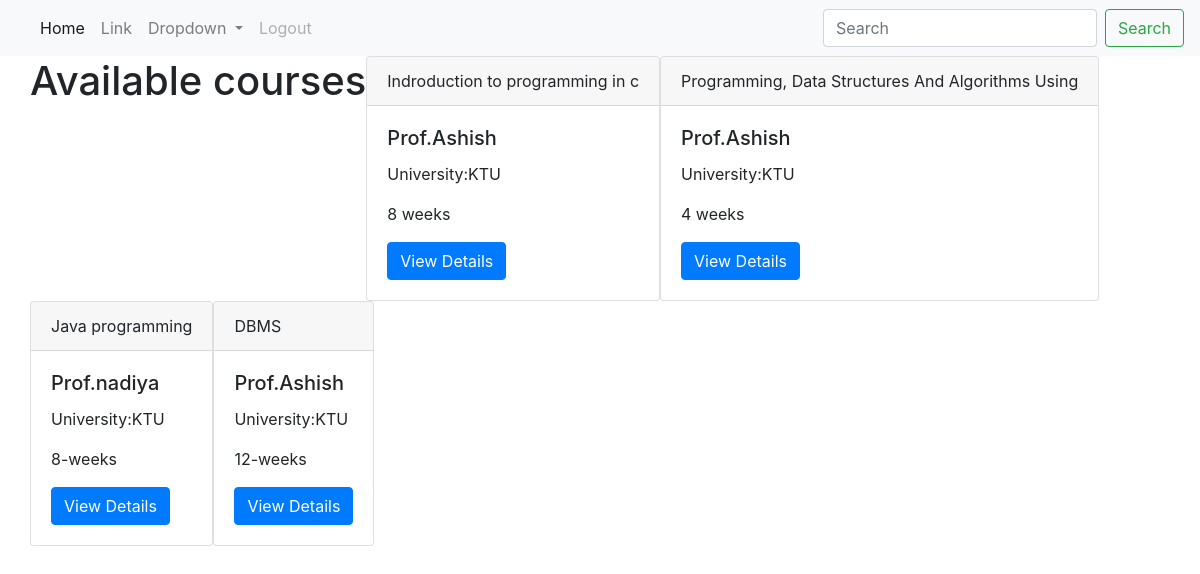
The app's page /home, older data.
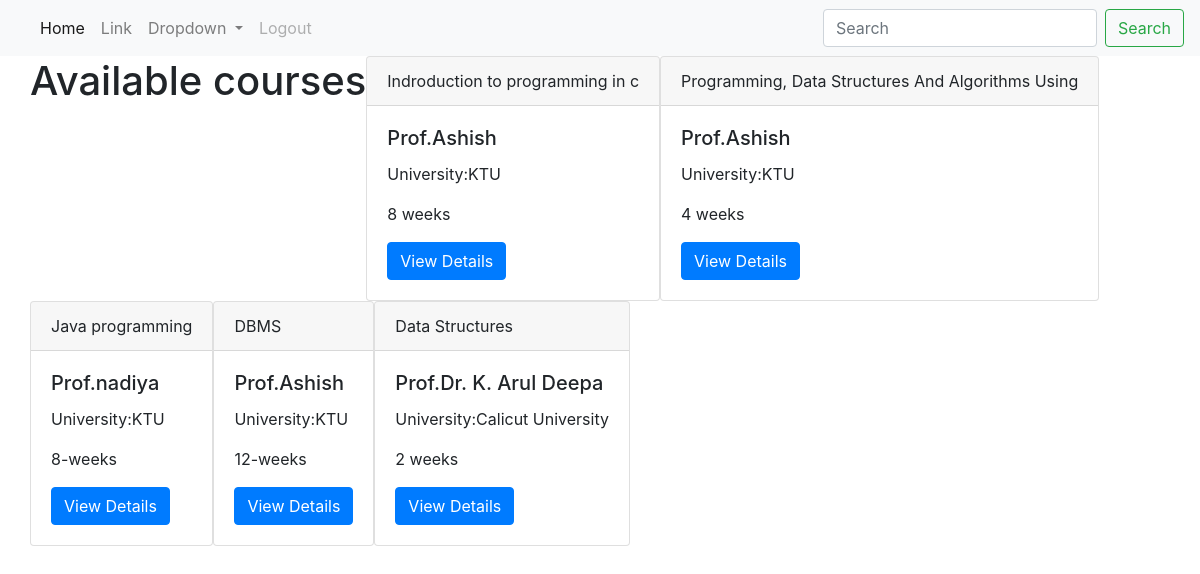
The same page, newer data.
### Course/models.py (models this page shows, shortened)
class Course(models.Model):
    course_name = models.CharField(max_length=50)
    duration = models.CharField(max_length=50)
    university = models.ForeignKey(University, on_delete=models.CASCADE)
    faculty = models.ForeignKey(Faculty, on_delete=models.CASCADE)
    description = models.TextField()
    created_date = models.DateField()
    is_active = models.BooleanField(default=True)
    course_layout = models.TextField(null = True, blank = True)
    certificate = models.TextField(null = True, blank = True)

### admin_management/models.py (models this page shows)
class Faculty(models.Model):
    user=models.OneToOneField(User, on_delete=models.CASCADE, null=True)
    address = models.ForeignKey(Address, on_delete=models.CASCADE)
    phone_number=models.IntegerField( null=True)
    university = models.ForeignKey(University, on_delete=models.CASCADE)
    def __str__(self):
        return self.user.first_name

class University(models.Model):
    university_name = models.CharField(max_length=100, null=True)
    address = models.ForeignKey(Address, on_delete=models.CASCADE)
    email = models.EmailField()
    mobile_number = models.IntegerField(max_length=15)
    def __str__(self):
        return self.university_name

### user_management/views.py (the view)
# urls.py: path("home", views.HomePage.as_view(), name="home"),
class HomePage(generic.ListView):
    template_name = "home.html"
    model = Course

### user_management/templates/home.html (shortened to what this page needs)
{% extends 'base.html' %}
{% block content %}
<div>
    <h1>Available courses</h1>
    </div>
    {% for c in object_list %}
    <div class="card">
        <div class="card-header">{{c.course_name}}</div>
        <div class="card-body">
          <h5 class="card-title" >Prof.{{c.faculty}}</h5>
          <p class="card-text">University:{{c.university}}</p>
          <p class="card-text">{{c.duration}}</p>
          <a href="{% url 'course-detail' c.id %}" class="btn btn-primary">View Details</a>
        </div>
      </div>
       {% endfor %}
{% endblock %}

Row changes from the older to the newer data that the page shows:
added Course: course_name "Data Structures", faculty "Dr. K. Arul Deepa", university "Calicut University", duration "2 weeks"
